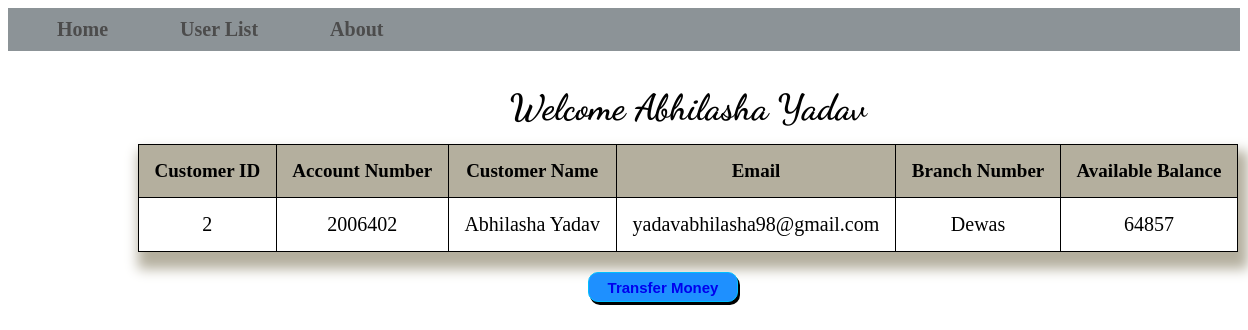
/Detail.php?id=2, run on the app's committed database.
### tables this page shows
CREATE TABLE `bankusers` (
  `CustomerID` int(5) NOT NULL,
  `AccountNumber` int(10) NOT NULL,
  `CustomerName` varchar(50) DEFAULT NULL,
  `Email` varchar(30) NOT NULL,
  `BranchName` varchar(50) DEFAULT NULL,
  `AvailableBalance` int(10) NOT NULL
);

### Detail.php (the view, shortened to what this page needs)
<!DOCTYPE html>
<html>
	<head>
      <link rel="stylesheet" href="transfer.css?v=<?php echo time();?>">
	 </head>
  <body>
  <nav>
    <ul>
	  <li><a href= "Home.php">Home</a></li>
	  <li><a href = "User_list.php">User List</a></li>
	  <li><a href = "About.php">About</a></li>
	  </ul>
   </nav>
   <?php
  $conn = mysqli_connect("localhost", "root", "", "banking");
$customerid = $_GET['id'];
$sqlget = "SELECT * FROM bankusers WHERE CustomerID = '$customerid'";
$sqldata = mysqli_query($conn,$sqlget) or die('Error Getting the data');
while($row = mysqli_fetch_array($sqldata, MYSQLI_ASSOC)){
	$name = $row['CustomerName'];
}
echo "<table border='1' id='table_view'>";
echo "<caption>Welcome ".$name."</caption>";
echo "<tr>
	<th>Customer ID</th>
	<th>Account Number</th>
	<th>Customer Name</th>
	<th>Email</th>
	<th>Branch Number</th>
	<th>Available Balance</th>
	</tr>";
	$sqlget = "SELECT * FROM bankusers WHERE CustomerID = '$customerid'";
	$sqldata = mysqli_query($conn,$sqlget) or die('Error Getting the data');
while($row = mysqli_fetch_array($sqldata, MYSQLI_ASSOC)){
	echo "<tr><td>";
		echo $row['CustomerID'];
	echo "</td><td>";
		echo $row['AccountNumber'];
	echo "</td><td>";
		echo $row['CustomerName'];
	echo "</td><td>";
		echo $row['Email'];
	echo "</td><td>";
		echo $row['BranchName'];
	echo "</td><td>";
		echo $row['AvailableBalance'];
	echo "</td></tr>";
}
  echo "</table>";
?>
<button><a href = "TransferCredits.php">Transfer Money </a></button>
      </body>
      </html>

### transfer.css (style rules this page uses)
body { background-image: url(indexBack.jpg); background-attachment:fixed; background-size:cover; }
nav { background-color:#5C656B; opacity:0.7; }
nav ul { margin:5px; padding:10px; }
nav ul li { list-style-type:none; display:inline; padding:20px; font-size:20px; font-weight:bold; }
nav ul li a { text-decoration:none; color:black; cursor:pointer; padding: 14px 14px; }
caption { font-size:180%; font-weight:800; font-family:'Dancing Script', cursive;; margin-bottom: 15px; }
table { font-family:'Times New Roman', Times, serif; margin-top: 35px; margin-left:130px; width:1100px; box-shadow: 5px 12px 12px 5px #B4AF9E ; }
table, td, th { font-size: 20px; font-weight: 200; padding:15px; border:1px solid; border-collapse:collapse; text-align:center; }
table th { background-color: #B4AF9E; font-size:19px; font-weight:bold; }
button { text-align: center; width:120px; height: 30px; background-color:#1E90FF; border-radius: 7px; text-decoration: none; margin-left: 600px; color: white; }
button a { text-decoration: none; width: 90px; height: 32px; }
button { margin-top: 5px; margin-left:580px; margin-top: 20px; cursor: pointer; color:black; width: 150px; font-size: 15px; font-weight: bold; border: 1px solid deepskyblue; border-radius: 10px; box-shadow: 2px 3px black; }

### data on the page
bankusers: CustomerName "Abhilasha Yadav", CustomerID "2", AccountNumber "2006402", Email "yadavabhilasha98@gmail.com", BranchName "Dewas", AvailableBalance "64857"
